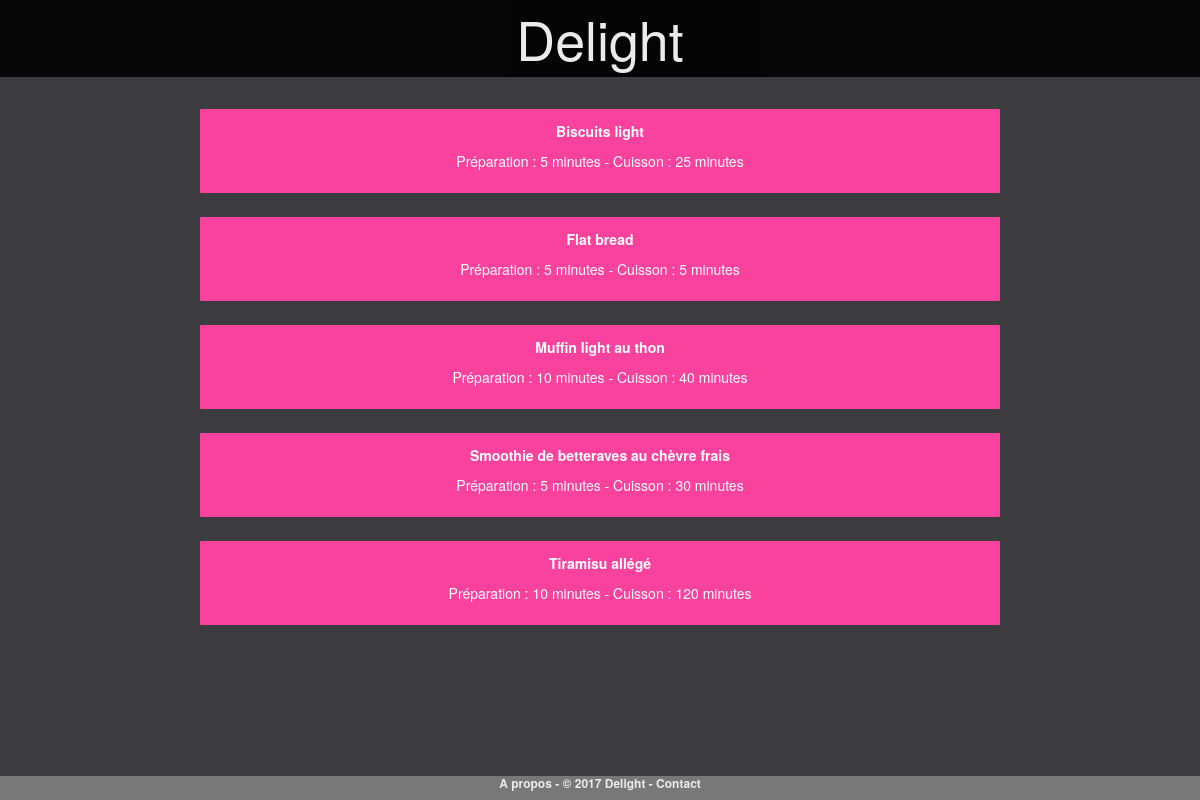
/pageSmartCook.php, run on the app's committed database.
### tables this page shows
create table recette (
    id int auto_increment, 
    nomrecette varchar(100) not null,
    nbPersonnes INT not NULL,
    description TEXT,
    preparation INT not null, 
    cuisson INT not null, 
    temperature VARCHAR(100) not null, 
    PRIMARY KEY(id)
);

### pageSmartCook.php (the view, shortened to what this page needs)
    <?php include("entete.php"); ?>
<?php
$reponse = $db->query('SELECT	  nomrecette
			            		, nomcategorie
			            		, recette.id AS recipeid
			            		, categorie.id
                                , description
                                , preparation
                                , cuisson
                                , temperature
			                FROM recette
			            	JOIN selection
			            			ON recette.id = id_recette
			            	JOIN categorie
			            			ON categorie.id = id_categorie
                            WHERE categorie.id = 4
                            ORDER BY nomrecette');
while ($donnees = $reponse->fetch())
{
?>
<div class="div-couleur4  col-md-offset-2 col-md-8 col-xs-offset-1 col-xs-10" >  <a href="pageRecette.php?id_recette=<?php echo $donnees['recipeid']?> ">
   <p class="titrerecette">
     <strong>
    <?php  echo $donnees['nomrecette']; ?> </strong>
   </p>
   <p class="titrerecette">
    Préparation : <?php echo $donnees['preparation']; ?> minutes   -
    Cuisson : <?php echo $donnees['cuisson']; ?> minutes <br>
 </p>    <a/>
    </div>
<?php
}
?>
<?php include("pieddepage.php"); ?>

### assets/css/style.css (style rules this page uses)
body { background: #3B3B40; color: #fff; }
a { text-decoration: none; color: #fff; }
.titrerecette { color: #fff; text-align: center; text-decoration: none; }
.div-couleur4 { background: #f9429e; border-radius: 1px; transition: all 0.2s; text-align: center; color: #fff; padding: 1% 1% 1% 1%; margin-top: 1%; margin-bottom: 1%; font-size: 1em; text-decoration: none; }
*,:after,:before { box-sizing:border-box }

### data on the page
recette: nomrecette "Biscuits light", preparation "5", cuisson "25"
recette: nomrecette "Flat bread", preparation "5", cuisson "5"
recette: nomrecette "Muffin light au thon", preparation "10", cuisson "40"
recette: nomrecette "Smoothie de betteraves au chèvre frais", preparation "5", cuisson "30"
recette: nomrecette "Tiramisu allégé", preparation "10", cuisson "120"
